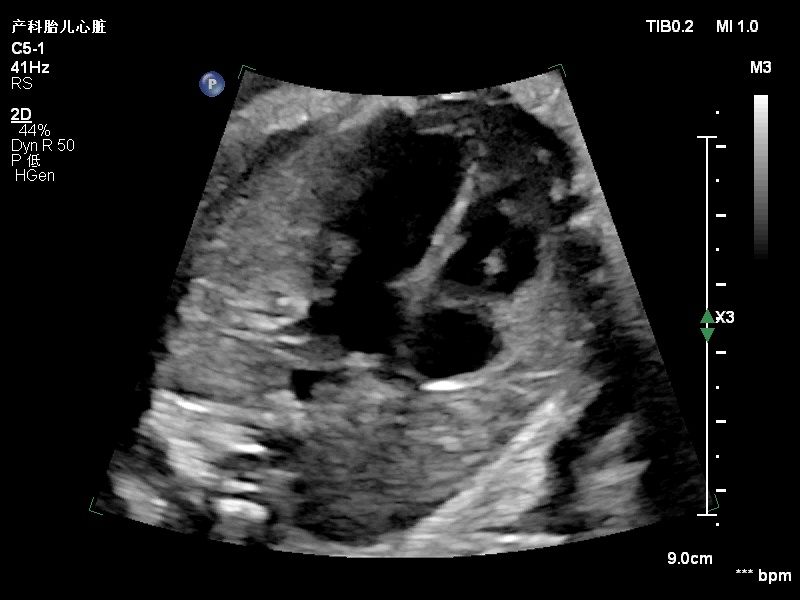
#> input picture test_image/frame_00738.jpg, 800 x 600 px, found by its file name
$ python main.py
#> lines starting #> are read from the running program, lines starting #| are printed output that depends on the picture
import numpy as np
import cv2 as cv
import matplotlib.pyplot as plt
# path = './test image/frame_00738.jpg'
# src = cv.imread(path)
# 1.55 图像的非线性灰度变换：对数变换
img = cv.imread("/home/d/git_repo/Denoising_lab/test_image/frame_00738.jpg")  # flags=0 读取为灰度图像
#> img is the input picture: shape (600, 800, 3); mean B, G, R 38.1, 38.1, 38

normImg = lambda x: 255. * (x - x.min()) / (x.max() - x.min() + 1e-6)  # 归一化
fft = np.fft.fft2(img)  # 傅里叶变换
fft_shift = np.fft.fftshift(fft)  # 中心化
amp = np.abs(fft_shift)  # 傅里叶变换的频谱
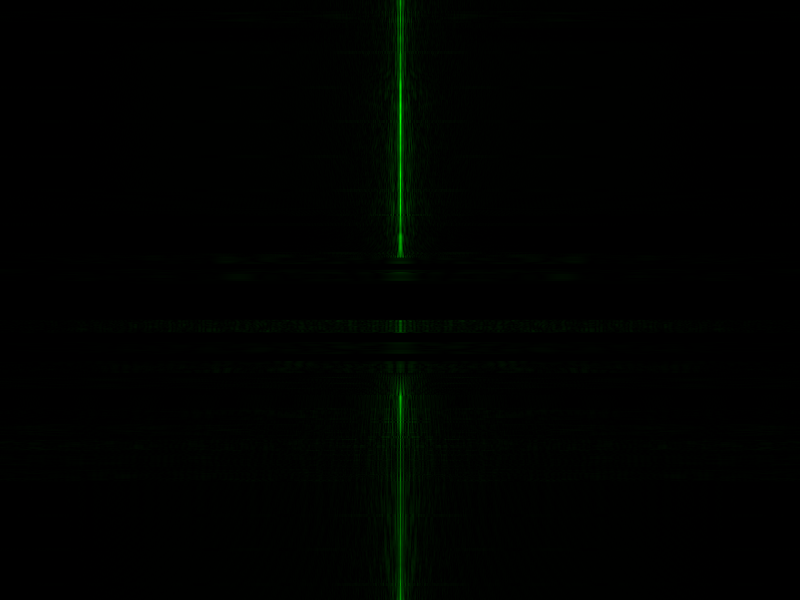
#> amp: shape (600, 800, 3) float64; mean of channels 0, 1, 2 11.2, 1960.8, 11.2; drawn with min black and max white
amp = np.uint8(normImg(amp))  # 映射到 [0, 255]
ampLog = np.abs(np.log(1 + np.abs(fft_shift)))  # 对数变换
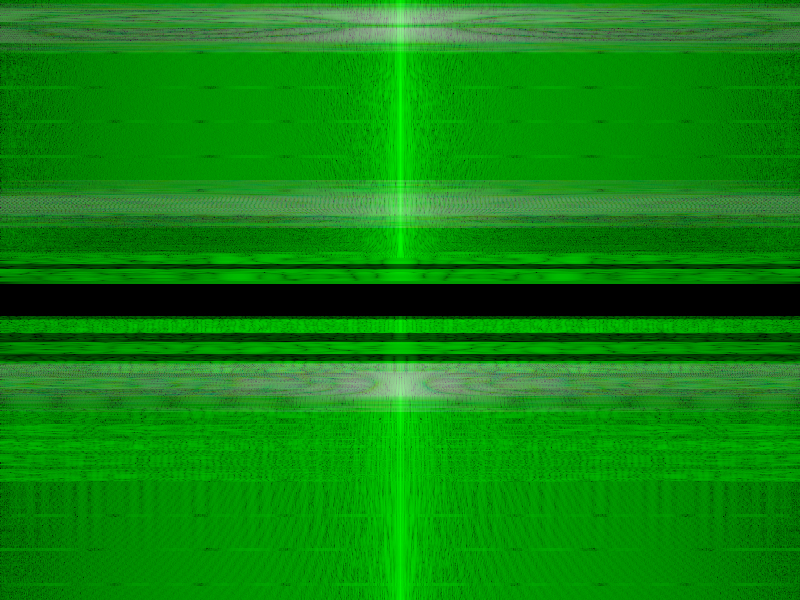
#> ampLog: shape (600, 800, 3) float64; mean of channels 0, 1, 2 0.662, 6.43, 0.662; drawn with min black and max white
ampLog = np.uint8(normImg(ampLog))  # 映射到 [0, 255]

plt.figure(figsize=(9, 5))
plt.subplot(131), plt.imshow(img, cmap='gray', vmin=0, vmax=255), plt.title('Original'), plt.axis('off')
plt.subplot(132), plt.imshow(amp, cmap='gray', vmin=0, vmax=255), plt.title("FFT spectrum"), plt.axis('off')
plt.subplot(133), plt.imshow(ampLog, cmap='gray', vmin=0, vmax=255), plt.title("FFT spectrum - log trans"), plt.axis(
    'off')
plt.tight_layout()
plt.show()
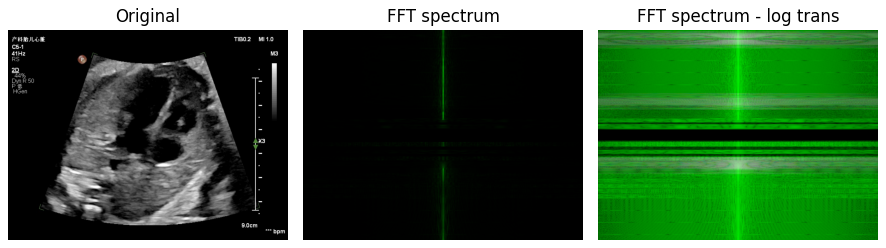
#> figure drawn by matplotlib, 3 panels; B, G, R data is drawn as R, G, B
